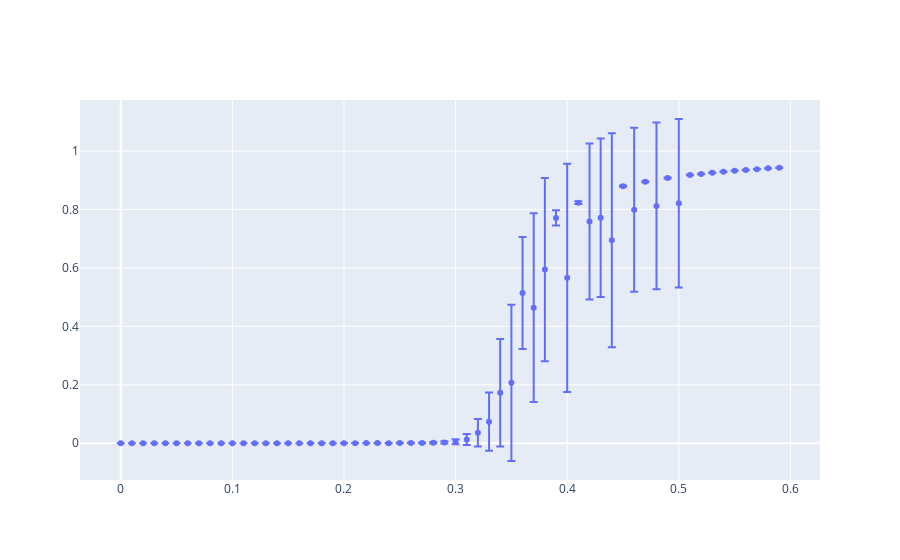

The notebook cell saved with this chart:
### Code cell
fig = go.Figure(data=go.Scatter(
        x=stats.index,
        y=stats["fraction_of_space_colonised"]["mean"],
        mode='markers',
        error_y=dict(
            type='data', # value of error bar given in data coordinates
            array=stats["fraction_of_space_colonised"]["std"],
            visible=True)
    ))
#fig.update_yaxes(type="log")
fig.show()
